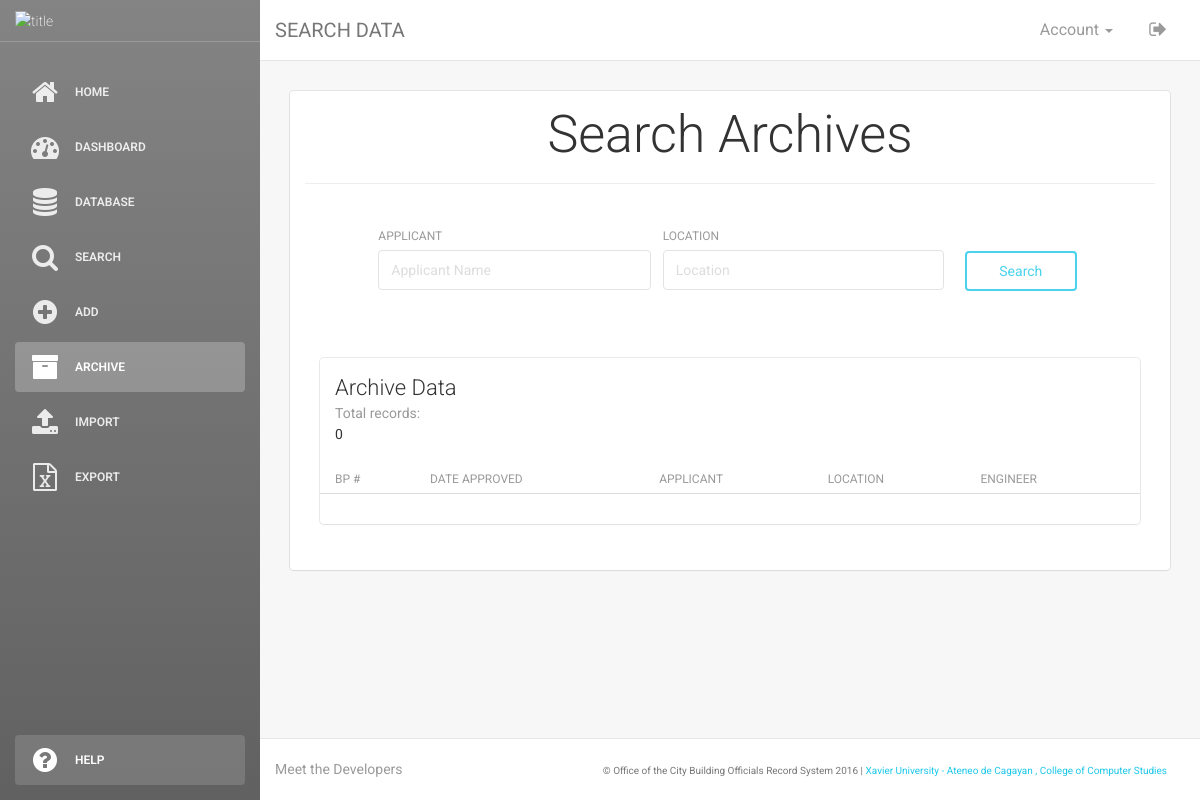
Page /search_archive.php on the earlier database version.
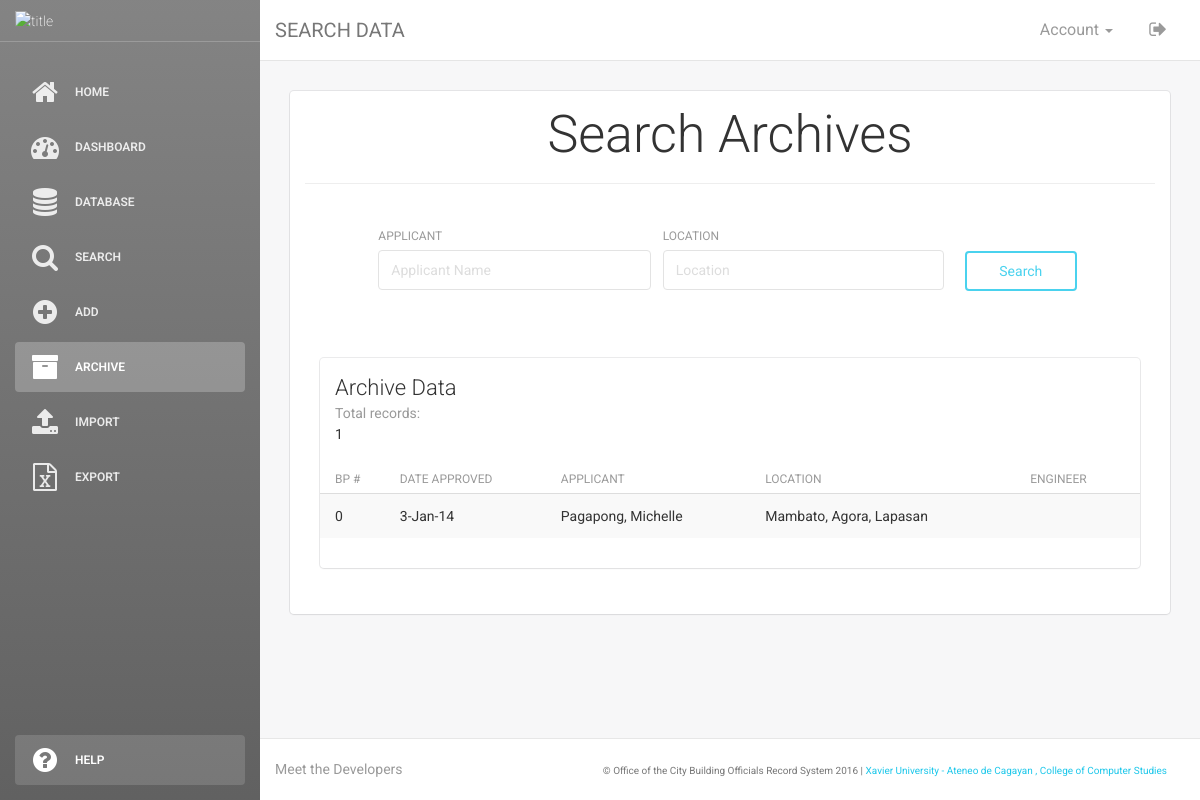
Same page on the later database version.
### tables this page shows
CREATE TABLE IF NOT EXISTS `bp_applicant_archive` (
  `bpApplicant_id` int(11) NOT NULL,
  `bp_no` varchar(30) NOT NULL,
  `year_approved` varchar(30) NOT NULL,
  `date_approved` varchar(30) NOT NULL,
  `ap_initial` varchar(30) NOT NULL,
  `ap_brgy` varchar(30) NOT NULL,
  `brgy_code` varchar(30) NOT NULL,
  `bp_orNo` varchar(30) NOT NULL,
  `or_datepaid` varchar(30) NOT NULL,
  `building_cost` varchar(30) NOT NULL,
  `building_fees` varchar(30) NOT NULL,
  `building_noStoreys` varchar(30) NOT NULL,
  `building_engineer` varchar(50) NOT NULL,
  `applicant` varchar(50) NOT NULL,
  `ap_location` varchar(30) NOT NULL,
  `tax_receiptNo` varchar(30) NOT NULL,
  `ge_datepaid` varchar(30) NOT NULL,
  `tax_ge` varchar(30) NOT NULL,
  `admin_receiptNo` varchar(30) NOT NULL,
  `admin_datepaid` varchar(30) NOT NULL,
  `admin_fine` varchar(30) NOT NULL
);

### search_archive.php (the view, shortened to what the rows shown need)
<!doctype html>
<html lang="en">
<head>
    <link href="assets/css/bootstrap.min.css" rel="stylesheet" />
    <link href="assets/css/animate.min.css" rel="stylesheet"/>
    <link href="assets/css/light-bootstrap-dashboard.css" rel="stylesheet"/>
    <link href="assets/css/demo.css" rel="stylesheet" />
    <link href="http://maxcdn.bootstrapcdn.com/font-awesome/4.2.0/css/font-awesome.min.css" rel="stylesheet">
    <link href="assets/css/pe-icon-7-stroke.css" rel="stylesheet" />
</head>
<body>
<div class="wrapper">
    <div class="main-panel">
        <div class="content">
            <div class="container-fluid">
                <div class="row">
                    <div class="col-md-12">
                        <div class="card">
                            <form action="" method="post">
                                <div class="header">
                                    <h1 class="title text-center">Search Archives</h1>
                                </div>
        <?php
            if(isset($_POST['button'])){
                $search=$_POST['search'];
                $loc=$_POST['location'];
                $query=mysql_query("select * from bp_applicant_archive where applicant like '%{$search}%' AND ap_location like '%{$loc}%'");
                if (mysql_num_rows($query) > 0) {
                    include "search_notif.php";
                    $count=mysql_num_rows($query);
                                        echo"
                                                <div class=\"content\">
                                                    <div class=\"container-fluid\">
                                                        <div class=\"row\">
                                                            <div class=\"col-md-12\">
                                                                <div class=\"card\">
                                                                    <div class=\"header text-center\">
                                                                        <h3 class=\"title\">Search Found</h3>";
                                                            echo "      <p class=\"category\">Total records found: $count</p>";
                                                            echo "  </div>
                                                    <div class=\"content table-responsive table-full-width\">
                                                        <table class=\"table table-hover table-striped\">
                                                            <thead>
                                                                <th>BP #</th>
                                                                <th>Date Approved</th>
                                                                <th>Applicant</th>
                                                                <th>Location</th>
                                                                <th>Engineer</th>
                                                                <th>Actions</th>
                                                                </thead>
                                                                <tbody>";
                                            while ($row = mysql_fetch_array($query)) {
                                            echo "<tr>";
                                                                $bp_id = $row[0];
                                                                echo "<tr>";
                                                                echo "<td>$row[1]</td>
                                                                      <td>$row[2]</td>
                                                                      <td>".$row['applicant']."</td>
                                                                      <td>$row[14]</td>
                                                                      <td>$row[12]</td>
                                                                      <td>
                                                                        <a style=\"font-size: 22px\" class=\"btn btn-info btn-simple btn-xs\"  href=\"bp_details.php?id=$bp_id\"><i class=\"pe-7s-note2\"></i></a>
                                                                        <a style=\"font-size: 24px\" class=\"btn btn-info btn-simple btn-xs\" href=\"edit_record.php?id=$bp_id\"><i class=\"fa fa-edit\"></i></a>
                                                                        <a style=\"font-size: 22px\" class=\"btn btn-info btn-simple btn-xs\" href=\"archive_confirm.php?id=$bp_id\"><i class=\"fa fa-archive\"></i></a>
                                                                      </td>";
                                                            echo "</tr>";
                                            echo "</tr>";
                                        }
                                    }
                                    else
                                        {
                                            include "noSearch.php";
                                             $count=mysql_num_rows($query);
                                        echo"
                                                <div class=\"content\">
                                                    <div class=\"container-fluid\">
                                                        <div class=\"row\">
                                                            <div class=\"col-md-12\">
                                                                <div class=\"card\">
                                                                    <div class=\"header\">
                                                                        <h4 class=\"title\">Search Found</h4>";
                                                            echo "<p class=\"category\">Total records Found:</p>";
                                                            echo $count ;
                                            echo "</div>
                                                    <div class=\"content table-responsive table-full-width\">
                                                        <table class=\"table table-hover table-striped\">
                                                            <thead>
                                                                <th>BP #</th>
                                                                <th>Date Approved</th>
                                                                <th>Applicant</th>
                                                                <th>Location</th>
                                                                <th>Engineer</th>
                                                                </thead>
                                                                <tbody>";
                                        }
                                        }
                                    else
                                        {
                                                $query = "SELECT bpApplicant_id, bp_no, date_approved, applicant, ap_location, building_engineer FROM bp_applicant_archive;";
                                                $result = mysql_query($query);
                                            echo"
                                                <div class=\"content\">
                                                    <div class=\"container-fluid\">
                                                        <div class=\"row\">
                                                            <div class=\"col-md-12\">
                                                                <div class=\"card\">
                                                                    <div class=\"header\">
                                                                        <h4 class=\"title\">Archive Data</h4>";
                                            echo "</div>
                                                    <div class=\"content table-responsive table-full-width\">
                                                        <table class=\"table table-hover table-striped\">
                                                            <thead>
                                                                <th>BP #</th>
                                                                <th>Date Approved</th>
                                                                <th>Applicant</th>
                                                                <th>Location</th>
                                                                <th>Engineer</th>
                                                                </thead>
                                                                <tbody>";
            if(mysql_num_rows($result) > 0)
            {
                while($row = mysql_fetch_row($result))
                {
                                                            echo "<tr>";
                                                                echo "<td>$row[1]</td>
                                                                      <td>$row[2]</td>
                                                                      <td>$row[3]</td>
                                                                      <td>$row[4]</td>
                                                                      <td>$row[5]</td>";
                                                            echo "</tr>";
                }
            }
             echo"
                                                </tbody>
                                            </table>
                                        </div>
                                    </div>
                                </div>
                            </div>
                        </div>
                    </div>
                ";
                                        }
                                    ?>
                    </form>
                </div>
            </div>
        </div>
    </div>
</div>
</body>
</html>

Differences in the rows shown:
added bp_applicant_archive: bp_no "0", date_approved "3-Jan-14", applicant "Pagapong, Michelle", ap_location "Mambato, Agora, Lapasan"
Other differences:
$count: "0" → "1"
